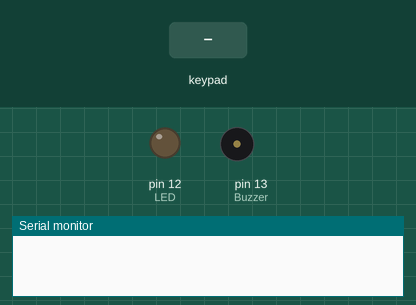
A sketch run on a simulated Arduino Uno, built with avr-gcc and run on an emulated ATmega328P. Shown: output pins drawn as LEDs (lit = HIGH), buzzer (waves = sounding, pin HIGH), the last lines printed to the serial monitor. Inputs (shaded band) come from the test bench.

Above: at 1.2 s.
1.3 s: keypad keys 1 3 9 7 pressed 0.4 s apart
At 2.9 s:
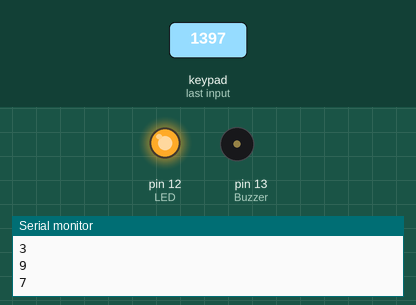
4.4 s: keypad keys 1 3 9 7 # pressed 0.4 s apart
At 4.6 s:
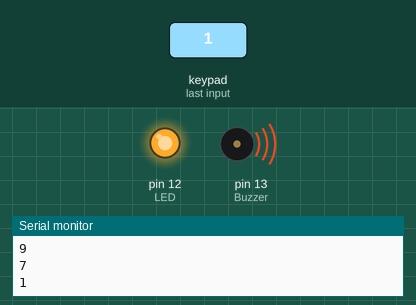
9.4 s: key '1' pressed
At 10.6 s:
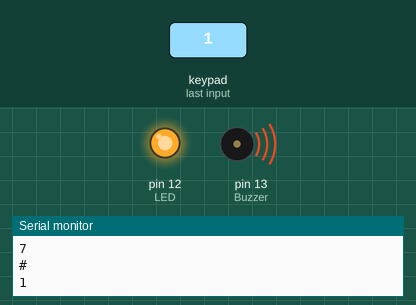
10.9 s: key '3' pressed
At 12.0 s:
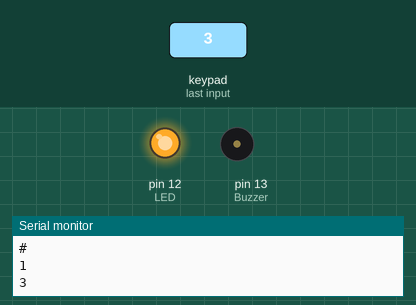
Timing chart, 0 to 13.9 s (numbered marks = the images above; inputs shaded):
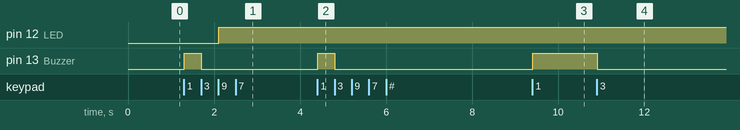

Measured:
- after the input at 1.3 s, pin 12 (LED): LOW → HIGH after 0.80 s; pin 13 (Buzzer): LOW → HIGH at once, → LOW 0.39 s later
- after the input at 4.4 s, pin 13 (Buzzer): LOW → HIGH at once, → LOW 0.39 s later
- after the input at 9.4 s, pin 13 (Buzzer): LOW → HIGH at once
- after the input at 10.9 s, pin 13 (Buzzer): HIGH → LOW at once

The sketch:

Keypad.ino
```cpp
#include<Keypad.h>
int LED= 12;
int Buzzer=13;
const byte rows= 4;
const byte col= 4;
char hexkeys[rows][col]={
  {'1','2','3','A'},
  {'4','5','6','B'},
  {'7','8','9','C'},
  {'*','0','#','D'},
};
byte rowPins[rows]={9,8,7,6};
byte cPins[col]={5,4,3,2};
Keypad customKeypad= Keypad(makeKeymap(hexkeys),rowPins,cPins,rows,col);
void setup() {
  pinMode(LED,OUTPUT);
  pinMode(Buzzer,OUTPUT);
  Serial.begin(9600);
  // put your setup code here, to run once:

}

void loop() {
  char k=customKeypad.getKey();
  if(k){
    Serial.println(k);
    if(k=='9'){
      digitalWrite(LED,HIGH);

    }
    if(k=='0'){
      digitalWrite(LED,LOW);
    }
    if(k=='1'){
      digitalWrite(Buzzer,HIGH);
    }
    if(k=='3'){
      digitalWrite(Buzzer,LOW);
    }

  }

  // put your main code here, to run repeatedly:

}
```
